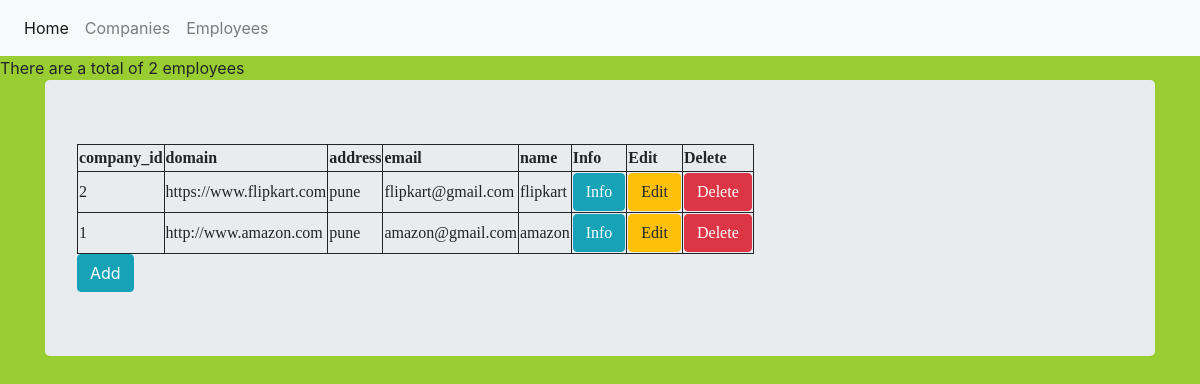
Page /CompanyList/ on the committed database.
### app1/models.py (models this page shows, shortened)
class Company(models.Model):
    company_id = models.IntegerField(primary_key=True)
    domain = models.URLField()
    address = models.CharField(max_length=100)
    email = models.EmailField()
    name = models.CharField(max_length=50,default="")

### app1/views.py (the view)
# urls.py: path('CompanyList/',views.CompanyList.as_view(),name='CompanyList'),
class CompanyList(ListView):
    model = Company
    context_object_name = 'company_list'
    def get_queryset(self):
        return Company.objects.order_by('-company_id')

### templates/app1/company_list.html
{% extends "base.html" %} {% block content %}
There are a total of {{company_list.count}} employees
<div class="container">
  <div class="jumbotron">
    <div class="container">
      <div class="row">
        <table>
          <tbody>
            <tr>
              <th>company_id</th>
              <th>domain</th>
              <th>address</th>
              <th>email</th>
              <th>name</th>
              <th>Info</th>
              <th>Edit</th>
              <th>Delete</th>
            </tr>
            {% for x in company_list %}
            <tr>
              <td>{{x.company_id}}</td>
              <td>{{x.domain}}</td>
              <td>{{x.address}}</td>
              <td>{{x.email}}</td>
              <td>{{x.name}}</td>
              <td>
                <a href="{% url 'app1:CompanyDetail' pk=x.pk %}"
                  ><button type="button" class="btn btn-info">Info</button>
                </a>
              </td>
              <td>
                <a href="{% url 'app1:CompanyUpdate' pk=x.pk %}">
                  <button type="button" class="btn btn-warning">Edit</button>
                </a>
              </td>
              <td>
                <a href="{% url 'app1:CompanyDelete' pk=x.pk %}">
                  <button type="button" class="btn btn-danger">Delete</button>
                </a>
              </td>
            </tr>
            {% endfor %}
          </tbody>
        </table>
      </div>
    </div>
        <a href="{% url 'app1:NewCompany' %}">
          <button type="button" class="btn btn-info">Add</button>
        </a>
  </div>
</div>
{% endblock %}

### static/css/main.css (style rules this page uses)
table, th, td { border: 1px solid; width: auto; font-family: Georgia, 'Times New Roman', Times, serif; }
body { background-color: yellowgreen; }

### rows in the picture
Company: company_id "2", domain "https://www.flipkart.com", address "pune", email "flipkart@gmail.com", name "flipkart"
Company: company_id "1", domain "http://www.amazon.com", address "pune", email "amazon@gmail.com", name "amazon"

### other values in the picture
{{ company_list.count }} "2"
